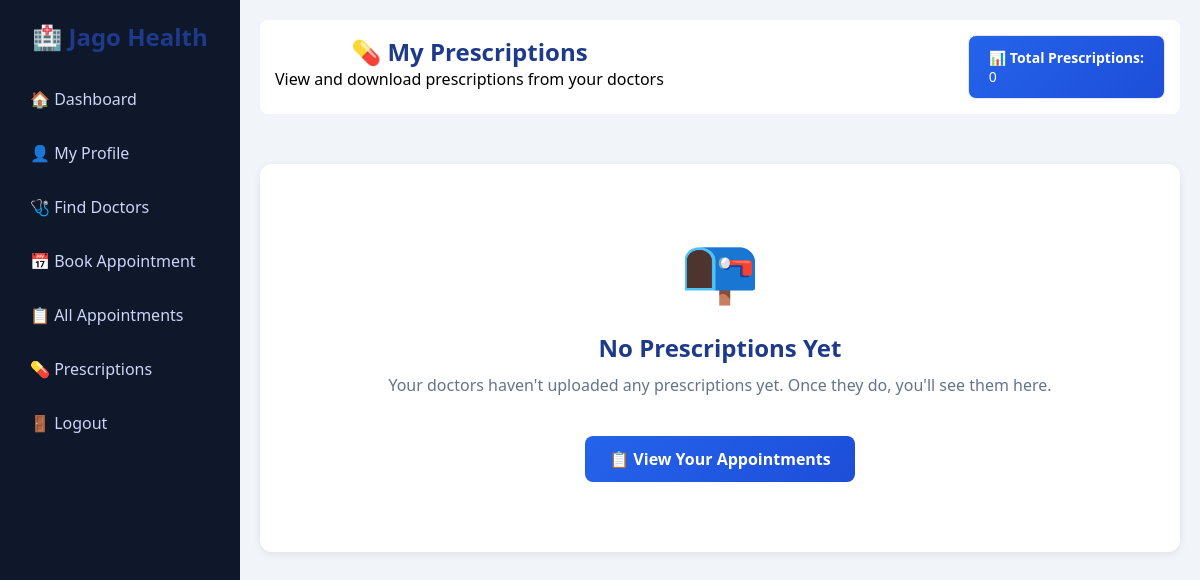
Page /prescriptions/ (signed in) on the earlier database version.
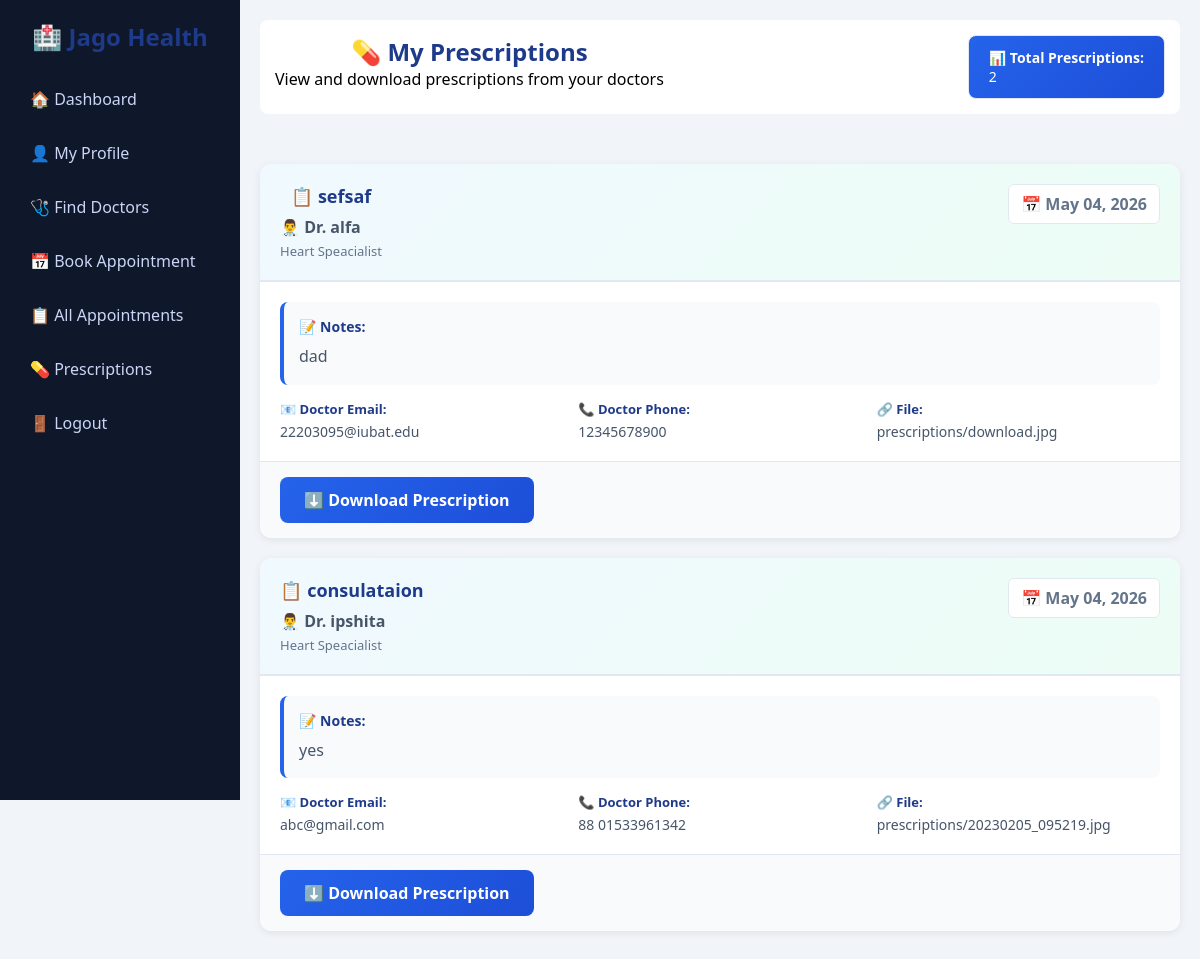
Same page on the later database version.
### accounts/models.py (models this page shows, shortened)
class Prescription(models.Model):
    appointment = models.ForeignKey(Appointment, on_delete=models.CASCADE, related_name='prescriptions')
    doctor = models.ForeignKey(CustomUser, on_delete=models.CASCADE, related_name='prescriptions_created', limit_choices_to={'role': 'doctor'})
    patient = models.ForeignKey(CustomUser, on_delete=models.CASCADE, related_name='prescriptions_received', limit_choices_to={'role': 'patient'})
    title = models.CharField(max_length=200)
    description = models.TextField(blank=True, null=True)
    prescription_file = models.FileField(upload_to='prescriptions/')
    created_at = models.DateTimeField(auto_now_add=True)
    updated_at = models.DateTimeField(auto_now=True)
    class Meta:
        ordering = ['-created_at']

class CustomUser(AbstractUser):
    ROLE_CHOICES = (
        ('doctor', 'Doctor'),
        ('patient', 'Patient'),
        ('admin', 'Admin'),
    )
    role = models.CharField(max_length=10, choices=ROLE_CHOICES)
    phone = models.CharField(max_length=15)
    specialization = models.CharField(max_length=100, blank=True, null=True)
    age = models.IntegerField(blank=True, null=True)
    bio = models.TextField(blank=True)
    profile_image = models.ImageField(upload_to='profiles/', default='default.png')
    is_verified = models.BooleanField(default=False)

### accounts/views.py (the view)
# urls.py: path('prescriptions/', views.patient_prescriptions, name='patient_prescriptions'),
@login_required
def patient_prescriptions(request):
    prescriptions = Prescription.objects.filter(patient=request.user).order_by('-created_at')
    prescription_count = prescriptions.count()
    context = {
        'prescriptions': prescriptions,
        'prescription_count': prescription_count,
    }
    return render(request, 'patient_prescriptions.html', context)

### templates/patient_prescriptions.html (shortened to what this page needs)
{% load static %}
<!DOCTYPE html>
<html lang="en">
<head>
    <link rel="stylesheet" href="{% static 'css/style.css' %}">
    <link rel="stylesheet" href="{% static 'css/dashboard_extra.css' %}">
    <link rel="stylesheet" href="{% static 'css/appointments.css' %}">
</head>
<body>
<div class="dashboard">
    <div class="sidebar">
        <h2>🏥 Jago Health</h2>
        <ul>
            <li><a href="{% url 'patient_dashboard' %}">🏠 Dashboard</a></li>
            <li><a href="{% url 'profile' %}">👤 My Profile</a></li>
            <li><a href="{% url 'doctor_list' %}">🩺 Find Doctors</a></li>
            <li><a href="{% url 'book_appointment' %}">📅 Book Appointment</a></li>
            <li><a href="{% url 'patient_all_appointments' %}">📋 All Appointments</a></li>
            <li><a href="{% url 'patient_prescriptions' %}" class="active">💊 Prescriptions</a></li>
            <li><a href="{% url 'logout' %}">🚪 Logout</a></li>
        </ul>
    </div>
    <div class="main">
        <div class="topbar">
            <div class="topbar-content">
                <div>
                    <h2>💊 My Prescriptions</h2>
                    <p>View and download prescriptions from your doctors</p>
                </div>
                <div class="topbar-stats">
                    <span class="stat-box prescription-count">
                        <strong>📊 Total Prescriptions:</strong> {{ prescription_count }}
                    </span>
                </div>
            </div>
        </div>
        <div class="appointments-section prescriptions-section">
            {% if prescriptions %}
                <div class="prescriptions-list">
                    {% for prescription in prescriptions %}
                        <div class="prescription-card">
                            <div class="card-header prescription-header">
                                <div class="prescription-title-info">
                                    <h3>📋 {{ prescription.title }}</h3>
                                    <p class="doctor-name">👨‍⚕️ Dr. {{ prescription.doctor.first_name|default:prescription.doctor.username }}</p>
                                    <p class="doctor-spec">{{ prescription.doctor.specialization|default:"General Practitioner" }}</p>
                                </div>
                                <span class="date-badge">
                                    📅 {{ prescription.created_at|date:"M d, Y" }}
                                </span>
                            </div>
                            <div class="prescription-body">
                                {% if prescription.description %}
                                    <div class="description-box">
                                        <h4>📝 Notes:</h4>
                                        <p>{{ prescription.description }}</p>
                                    </div>
                                {% endif %}
                                <div class="prescription-meta">
                                    <div class="meta-item">
                                        <span class="meta-label">📧 Doctor Email:</span>
                                        <span class="meta-value">{{ prescription.doctor.email }}</span>
                                    </div>
                                    <div class="meta-item">
                                        <span class="meta-label">📞 Doctor Phone:</span>
                                        <span class="meta-value">{{ prescription.doctor.phone }}</span>
                                    </div>
                                    <div class="meta-item">
                                        <span class="meta-label">🔗 File:</span>
                                        <span class="meta-value">{{ prescription.prescription_file.name }}</span>
                                    </div>
                                </div>
                            </div>
                            <div class="card-actions prescription-actions">
                                <a href="{% url 'download_prescription' prescription.id %}" class="btn-download">
                                    ⬇️ Download Prescription
                                </a>
                            </div>
                        </div>
                    {% endfor %}
                </div>
            {% else %}
                <div class="empty-state">
                    <div class="empty-icon">📭</div>
                    <h3>No Prescriptions Yet</h3>
                    <p>Your doctors haven't uploaded any prescriptions yet. Once they do, you'll see them here.</p>
                    <a href="{% url 'patient_all_appointments' %}" class="btn btn-primary">📋 View Your Appointments</a>
                </div>
            {% endif %}
        </div>
    </div>
</div>
</body>
</html>

### static/css/style.css (style rules this page uses)
* { margin: 0; padding: 0; box-sizing: border-box; }
body { font-family: 'Segoe UI', sans-serif; background: #f8fafc; }
body { font-family: 'Segoe UI', Tahoma, Geneva, Verdana, sans-serif; background: linear-gradient(to right, #dbeafe, #f0fdf4); height: 100vh; }
.dashboard { display: flex; font-family: 'Segoe UI', sans-serif; }
.sidebar { width: 230px; height: 100vh; background: #1e293b; color: white; padding: 20px; }
.sidebar h2 { text-align: center; margin-bottom: 30px; }
.sidebar ul { list-style: none; }
.sidebar ul li { margin: 15px 0; }
.sidebar ul li a { color: #cbd5f5; text-decoration: none; display: block; padding: 10px; border-radius: 6px; transition: 0.3s; }
.main { flex: 1; background: #f1f5f9; padding: 20px; }
.topbar { background: white; padding: 15px; border-radius: 8px; margin-bottom: 20px; }
.dashboard { display: flex; height: 100vh; }
.sidebar { width: 240px; background: #0f172a; color: white; padding: 20px; }
.sidebar h2 { text-align: center; margin-bottom: 25px; }
.sidebar ul li { margin: 12px 0; }
.sidebar ul li a { color: #cbd5f5; text-decoration: none; padding: 10px; display: block; border-radius: 6px; transition: 0.3s; }
.main { flex: 1; padding: 20px; background: #f1f5f9; }

### static/css/dashboard_extra.css (style rules this page uses)
body { font-family: 'Segoe UI', sans-serif; background: #f1f5f9; margin: 0; }
h2, h3 { text-align: center; color: #1e3a8a; }

### static/css/appointments.css (style rules this page uses)
.appointments-section { padding: 30px 0; }
.card-header { background: linear-gradient(135deg, #f0f9ff 0%, #ecfdf5 100%); padding: 20px; display: flex; justify-content: space-between; align-items: flex-start; border-bottom: 2px solid #e2e8f0; }
.card-actions { padding: 15px 20px; background: #f8fafc; border-top: 1px solid #e2e8f0; display: flex; gap: 10px; flex-wrap: wrap; }
.topbar-content { display: flex; justify-content: space-between; align-items: flex-start; gap: 20px; }
.topbar-stats { display: flex; gap: 15px; flex-wrap: wrap; }
.stat-box { background: linear-gradient(135deg, #f0f9ff 0%, #ecfdf5 100%); padding: 12px 20px; border-radius: 8px; color: #1e3a8a; font-size: 14px; border: 1px solid #e2e8f0; }
.stat-box strong { display: block; color: #1e3a8a; font-weight: 600; }

### templates/patient_prescriptions.html (style rules this page uses)
.prescription-count { background: linear-gradient(135deg, #2563eb 0%, #1d4ed8 100%); color: white; padding: 12px 20px; border-radius: 8px; }
.prescription-count strong { color: white; }
.prescriptions-list { display: flex; flex-direction: column; gap: 20px; }
.prescription-card { background: white; border-radius: 12px; box-shadow: 0 2px 8px rgba(0,0,0,0.08); overflow: hidden; transition: all 0.3s ease; }
.prescription-header { background: linear-gradient(135deg, #f0f9ff 0%, #ecfdf5 100%); padding: 20px; display: flex; justify-content: space-between; align-items: flex-start; border-bottom: 2px solid #e2e8f0; }
.prescription-title-info h3 { color: #1e3a8a; margin-bottom: 8px; font-size: 18px; }
.doctor-name { color: #475569; font-weight: 600; margin-bottom: 4px; }
.doctor-spec { color: #64748b; font-size: 13px; }
.date-badge { background: white; padding: 8px 12px; border-radius: 6px; color: #64748b; font-weight: 600; white-space: nowrap; border: 1px solid #e2e8f0; }
.prescription-body { padding: 20px; }
.description-box { background: #f8fafc; padding: 15px; border-left: 4px solid #2563eb; border-radius: 8px; margin-bottom: 15px; }
.description-box h4 { color: #1e3a8a; margin-bottom: 8px; font-size: 14px; }
.description-box p { color: #475569; line-height: 1.6; }
.prescription-meta { display: grid; grid-template-columns: repeat(auto-fit, minmax(200px, 1fr)); gap: 15px; }
.meta-item { display: flex; flex-direction: column; gap: 4px; }
.meta-label { font-weight: 600; color: #1e3a8a; font-size: 13px; }
.meta-value { color: #475569; font-size: 14px; }
.prescription-actions { padding: 15px 20px; background: #f8fafc; border-top: 1px solid #e2e8f0; }
.btn-download { display: inline-block; background: linear-gradient(135deg, #2563eb 0%, #1d4ed8 100%); color: white; padding: 12px 24px; border-radius: 8px; text-decoration: none; font-weight: 600; transition: all 0.3s ease; border: none; cursor: pointer; }

Differences in the rows shown:
added Prescription: title "sefsaf", doctor.first_name "alfa", doctor.specialization "Heart Speacialist", created_at "May 04, 2026", description "dad", doctor.email "22203095@iubat.edu", doctor.phone "12345678900", prescription_file.name "prescriptions/download.jpg"
added Prescription: title "consulataion", doctor.first_name "ipshita", doctor.specialization "Heart Speacialist", created_at "May 04, 2026", description "yes", doctor.email "abc@gmail.com", doctor.phone "88 01533961342", prescription_file.name "prescriptions/20230205_095219.jpg"
Other differences:
{{ prescription_count }}: "0" → "2"
text no longer shown: "📭 No Prescriptions Yet Your doctors haven't uploaded any prescriptions yet. Once they do, you'll see them here. 📋 View Your Appointments"
